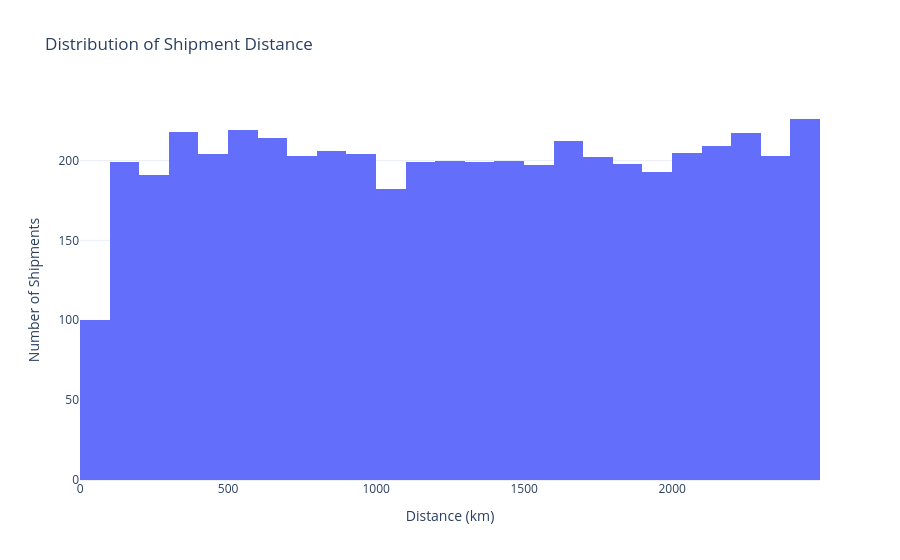

The code cell stored with this chart in its notebook:
### Code cell
fig = px.histogram(

    df,

    x="distance_km",

    nbins=40,

    title="Distribution of Shipment Distance",

    template="plotly_white"

)

fig.update_layout(

    xaxis_title="Distance (km)",

    yaxis_title="Number of Shipments"

)

fig.show()

### Figure 1 — Plotly figure (JSON) as saved in the notebook; plotly's stock layout.template omitted (floating-point values rounded to 4 significant figures; data arrays with more than 128 entries replaced by an {"elided": "..."} marker saying what was removed)
{"data": [{"bingroup": "x", "hovertemplate": "distance_km=%{x}<br>count=%{y}<extra></extra>", "legendgroup": "", "marker": {"color": "#636efa", "pattern": {"shape": ""}}, "name": "", "nbinsx": 40, "orientation": "v", "showlegend": false, "type": "histogram", "x": {"elided": "5000 int values"}, "xaxis": "x", "yaxis": "y"}], "layout": {"barmode": "relative", "legend": {"tracegroupgap": 0}, "title": {"text": "Distribution of Shipment Distance"}, "xaxis": {"anchor": "y", "domain": [0, 1], "title": {"text": "Distance (km)"}}, "yaxis": {"anchor": "x", "domain": [0, 1], "title": {"text": "Number of Shipments"}}}}
